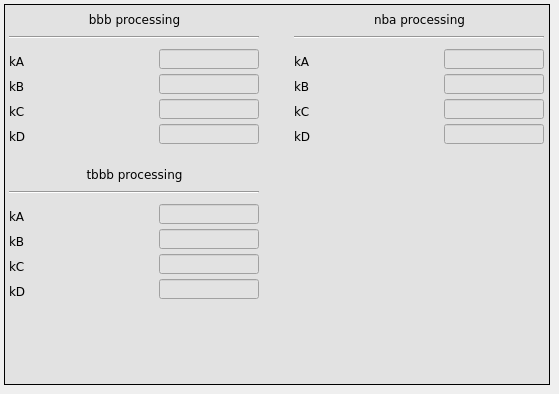
      <widget class="QWidget" name="sc">
       <attribute name="title">
        <string>CH scalling</string>
       </attribute>
       <widget class="caFrame" name="caframe_4">
        <property name="geometry">
         <rect>
          <x>4</x>
          <y>4</y>
          <width>546</width>
          <height>381</height>
         </rect>
        </property>
        <property name="styleSheet">
         <string notr="true">background-color: rgb(226, 226, 226);</string>
        </property>
        <property name="frameShape">
         <enum>QFrame::Box</enum>
        </property>
        <widget class="caTextEntry" name="catextentry_14">
         <property name="geometry">
          <rect>
           <x>155</x>
           <y>95</y>
           <width>100</width>
           <height>20</height>
          </rect>
         </property>
         <property name="font">
          <font>
           <family>DejaVu Sans</family>
           <pointsize>9</pointsize>
           <stylestrategy>PreferDefault</stylestrategy>
          </font>
         </property>
         <property name="alignment">
          <set>Qt::AlignRight|Qt::AlignTrailing|Qt::AlignVCenter</set>
         </property>
         <property name="channel" stdset="0">
          <string notr="true">$(BPM):calibration:bbb:kc</string>
         </property>
         <property name="background">
          <color>
           <red>255</red>
           <green>255</green>
           <blue>255</blue>
          </color>
         </property>
         <property name="colorMode">
          <enum>caLineEdit::Static</enum>
         </property>
         <property name="precision">
          <number>4</number>
         </property>
         <property name="precisionMode">
          <enum>caLineEdit::User</enum>
         </property>
         <property name="limitsMode">
          <enum>caLineEdit::User</enum>
         </property>
         <property name="maxValue">
          <double>2.000000000000000</double>
         </property>
         <property name="minValue">
          <double>0.100000000000000</double>
         </property>
        </widget>
        <widget class="caTextEntry" name="catextentry_15">
         <property name="geometry">
          <rect>
           <x>155</x>
           <y>70</y>
           <width>100</width>
           <height>20</height>
          </rect>
         </property>
         <property name="font">
          <font>
           <family>DejaVu Sans</family>
           <pointsize>9</pointsize>
           <stylestrategy>PreferDefault</stylestrategy>
          </font>
         </property>
         <property name="alignment">
          <set>Qt::AlignRight|Qt::AlignTrailing|Qt::AlignVCenter</set>
         </property>
         <property name="channel" stdset="0">
          <string notr="true">$(BPM):calibration:bbb:kb</string>
         </property>
         <property name="background">
          <color>
           <red>255</red>
           <green>255</green>
           <blue>255</blue>
          </color>
         </property>
         <property name="colorMode">
          <enum>caLineEdit::Static</enum>
         </property>
         <property name="precision">
          <number>4</number>
         </property>
         <property name="precisionMode">
          <enum>caLineEdit::User</enum>
         </property>
         <property name="limitsMode">
          <enum>caLineEdit::User</enum>
         </property>
         <property name="maxValue">
          <double>2.000000000000000</double>
         </property>
         <property name="minValue">
          <double>0.100000000000000</double>
         </property>
        </widget>
        <widget class="QLabel" name="label_21">
         <property name="geometry">
          <rect>
           <x>5</x>
           <y>120</y>
           <width>40</width>
           <height>25</height>
          </rect>
         </property>
         <property name="font">
          <font>
           <family>DejaVu Sans</family>
           <weight>50</weight>
           <bold>false</bold>
          </font>
         </property>
         <property name="text">
          <string>kD</string>
         </property>
        </widget>
        <widget class="QLabel" name="label_25">
         <property name="geometry">
          <rect>
           <x>5</x>
           <y>45</y>
           <width>40</width>
           <height>25</height>
          </rect>
         </property>
         <property name="font">
          <font>
           <family>DejaVu Sans</family>
           <weight>50</weight>
           <bold>false</bold>
          </font>
         </property>
         <property name="text">
          <string>kA</string>
         </property>
        </widget>
        <widget class="caTextEntry" name="catextentry_16">
         <property name="geometry">
          <rect>
           <x>155</x>
           <y>45</y>
           <width>100</width>
           <height>20</height>
          </rect>
         </property>
         <property name="font">
          <font>
           <family>DejaVu Sans</family>
           <pointsize>9</pointsize>
           <stylestrategy>PreferDefault</stylestrategy>
          </font>
         </property>
         <property name="alignment">
          <set>Qt::AlignRight|Qt::AlignTrailing|Qt::AlignVCenter</set>
         </property>
         <property name="channel" stdset="0">
          <string notr="true">$(BPM):calibration:bbb:ka</string>
         </property>
         <property name="background">
          <color>
           <red>255</red>
           <green>255</green>
           <blue>255</blue>
          </color>
         </property>
         <property name="colorMode">
          <enum>caLineEdit::Static</enum>
         </property>
         <property name="precision">
          <number>4</number>
         </property>
         <property name="precisionMode">
          <enum>caLineEdit::User</enum>
         </property>
         <property name="maxValue">
          <double>2.000000000000000</double>
         </property>
         <property name="minValue">
          <double>0.100000000000000</double>
         </property>
        </widget>
        <widget class="QLabel" name="label_26">
         <property name="geometry">
          <rect>
           <x>5</x>
           <y>70</y>
           <width>40</width>
           <height>25</height>
          </rect>
         </property>
         <property name="font">
          <font>
           <family>DejaVu Sans</family>
           <weight>50</weight>
           <bold>false</bold>
          </font>
         </property>
         <property name="text">
          <string>kB</string>
         </property>
        </widget>
        <widget class="QLabel" name="label_27">
         <property name="geometry">
          <rect>
           <x>5</x>
           <y>95</y>
           <width>40</width>
           <height>25</height>
          </rect>
         </property>
         <property name="font">
          <font>
           <family>DejaVu Sans</family>
           <weight>50</weight>
           <bold>false</bold>
          </font>
         </property>
         <property name="text">
          <string>kC</string>
         </property>
        </widget>
        <widget class="caTextEntry" name="catextentry_17">
         <property name="geometry">
          <rect>
           <x>155</x>
           <y>120</y>
           <width>100</width>
           <height>20</height>
          </rect>
         </property>
         <property name="font">
          <font>
           <family>DejaVu Sans</family>
           <pointsize>9</pointsize>
           <stylestrategy>PreferDefault</stylestrategy>
          </font>
         </property>
         <property name="alignment">
          <set>Qt::AlignRight|Qt::AlignTrailing|Qt::AlignVCenter</set>
         </property>
         <property name="channel" stdset="0">
          <string notr="true">$(BPM):calibration:bbb:kd</string>
         </property>
         <property name="background">
          <color>
           <red>255</red>
           <green>255</green>
           <blue>255</blue>
          </color>
         </property>
         <property name="colorMode">
          <enum>caLineEdit::Static</enum>
         </property>
         <property name="precision">
          <number>4</number>
         </property>
         <property name="precisionMode">
          <enum>caLineEdit::User</enum>
         </property>
         <property name="limitsMode">
          <enum>caLineEdit::User</enum>
         </property>
         <property name="maxValue">
          <double>2.000000000000000</double>
         </property>
         <property name="minValue">
          <double>0.100000000000000</double>
         </property>
        </widget>
        <widget class="Line" name="line_8">
         <property name="geometry">
          <rect>
           <x>290</x>
           <y>25</y>
           <width>250</width>
           <height>16</height>
          </rect>
         </property>
         <property name="orientation">
          <enum>Qt::Horizontal</enum>
         </property>
        </widget>
        <widget class="QLabel" name="label_74">
         <property name="geometry">
          <rect>
           <x>290</x>
           <y>5</y>
           <width>251</width>
           <height>20</height>
          </rect>
         </property>
         <property name="font">
          <font>
           <family>DejaVu Sans</family>
           <pointsize>9</pointsize>
          </font>
         </property>
         <property name="text">
          <string>nba processing</string>
         </property>
         <property name="alignment">
          <set>Qt::AlignCenter</set>
         </property>
        </widget>
        <widget class="Line" name="line_9">
         <property name="geometry">
          <rect>
           <x>5</x>
           <y>25</y>
           <width>250</width>
           <height>16</height>
          </rect>
         </property>
         <property name="orientation">
          <enum>Qt::Horizontal</enum>
         </property>
        </widget>
        <widget class="QLabel" name="label_76">
         <property name="geometry">
          <rect>
           <x>5</x>
           <y>5</y>
           <width>251</width>
           <height>21</height>
          </rect>
         </property>
         <property name="font">
          <font>
           <family>DejaVu Sans</family>
           <pointsize>9</pointsize>
          </font>
         </property>
         <property name="text">
          <string>bbb processing</string>
         </property>
         <property name="alignment">
          <set>Qt::AlignCenter</set>
         </property>
        </widget>
        <widget class="QLabel" name="label_29">
         <property name="geometry">
          <rect>
           <x>290</x>
           <y>45</y>
           <width>40</width>
           <height>25</height>
          </rect>
         </property>
         <property name="font">
          <font>
           <family>DejaVu Sans</family>
           <weight>50</weight>
           <bold>false</bold>
          </font>
         </property>
         <property name="text">
          <string>kA</string>
         </property>
        </widget>
        <widget class="caTextEntry" name="catextentry_18">
         <property name="geometry">
          <rect>
           <x>440</x>
           <y>120</y>
           <width>100</width>
           <height>20</height>
          </rect>
         </property>
         <property name="font">
          <font>
           <family>DejaVu Sans</family>
           <pointsize>9</pointsize>
           <stylestrategy>PreferDefault</stylestrategy>
          </font>
         </property>
         <property name="alignment">
          <set>Qt::AlignRight|Qt::AlignTrailing|Qt::AlignVCenter</set>
         </property>
         <property name="channel" stdset="0">
          <string notr="true">$(BPM):calibration:nba:kd</string>
         </property>
         <property name="background">
          <color>
           <red>255</red>
           <green>255</green>
           <blue>255</blue>
          </color>
         </property>
         <property name="colorMode">
          <enum>caLineEdit::Static</enum>
         </property>
         <property name="precision">
          <number>4</number>
         </property>
         <property name="precisionMode">
          <enum>caLineEdit::User</enum>
         </property>
         <property name="limitsMode">
          <enum>caLineEdit::User</enum>
         </property>
         <property name="maxValue">
          <double>2.000000000000000</double>
         </property>
         <property name="minValue">
          <double>0.100000000000000</double>
         </property>
        </widget>
        <widget class="caTextEntry" name="catextentry_19">
         <property name="geometry">
          <rect>
           <x>440</x>
           <y>95</y>
           <width>100</width>
           <height>20</height>
          </rect>
         </property>
         <property name="font">
          <font>
           <family>DejaVu Sans</family>
           <pointsize>9</pointsize>
           <stylestrategy>PreferDefault</stylestrategy>
          </font>
         </property>
         <property name="alignment">
          <set>Qt::AlignRight|Qt::AlignTrailing|Qt::AlignVCenter</set>
         </property>
         <property name="channel" stdset="0">
          <string notr="true">$(BPM):calibration:nba:kc</string>
         </property>
         <property name="background">
          <color>
           <red>255</red>
           <green>255</green>
           <blue>255</blue>
          </color>
         </property>
         <property name="colorMode">
          <enum>caLineEdit::Static</enum>
         </property>
         <property name="precision">
          <number>4</number>
         </property>
         <property name="precisionMode">
          <enum>caLineEdit::User</enum>
         </property>
         <property name="limitsMode">
          <enum>caLineEdit::User</enum>
         </property>
         <property name="maxValue">
          <double>2.000000000000000</double>
         </property>
         <property name="minValue">
          <double>0.100000000000000</double>
         </property>
        </widget>
        <widget class="QLabel" name="label_22">
         <property name="geometry">
          <rect>
           <x>290</x>
           <y>120</y>
           <width>40</width>
           <height>25</height>
          </rect>
         </property>
         <property name="font">
          <font>
           <family>DejaVu Sans</family>
           <weight>50</weight>
           <bold>false</bold>
          </font>
         </property>
         <property name="text">
          <string>kD</string>
         </property>
        </widget>
        <widget class="caTextEntry" name="catextentry_20">
         <property name="geometry">
          <rect>
           <x>440</x>
           <y>45</y>
           <width>100</width>
           <height>20</height>
          </rect>
         </property>
         <property name="font">
          <font>
           <family>DejaVu Sans</family>
           <pointsize>9</pointsize>
           <stylestrategy>PreferDefault</stylestrategy>
          </font>
         </property>
         <property name="alignment">
          <set>Qt::AlignRight|Qt::AlignTrailing|Qt::AlignVCenter</set>
         </property>
         <property name="channel" stdset="0">
          <string notr="true">$(BPM):calibration:nba:ka</string>
         </property>
         <property name="background">
          <color>
           <red>255</red>
           <green>255</green>
           <blue>255</blue>
          </color>
         </property>
         <property name="colorMode">
          <enum>caLineEdit::Static</enum>
         </property>
         <property name="precision">
          <number>4</number>
         </property>
         <property name="precisionMode">
          <enum>caLineEdit::User</enum>
         </property>
         <property name="maxValue">
          <double>2.000000000000000</double>
         </property>
         <property name="minValue">
          <double>0.100000000000000</double>
         </property>
        </widget>
        <widget class="QLabel" name="label_30">
         <property name="geometry">
          <rect>
           <x>290</x>
           <y>70</y>
           <width>40</width>
           <height>25</height>
          </rect>
         </property>
         <property name="font">
          <font>
           <family>DejaVu Sans</family>
           <weight>50</weight>
           <bold>false</bold>
          </font>
         </property>
         <property name="text">
          <string>kB</string>
         </property>
        </widget>
        <widget class="caTextEntry" name="catextentry_21">
         <property name="geometry">
          <rect>
           <x>440</x>
           <y>70</y>
           <width>100</width>
           <height>20</height>
          </rect>
         </property>
         <property name="font">
          <font>
           <family>DejaVu Sans</family>
           <pointsize>9</pointsize>
           <stylestrategy>PreferDefault</stylestrategy>
          </font>
         </property>
         <property name="alignment">
          <set>Qt::AlignRight|Qt::AlignTrailing|Qt::AlignVCenter</set>
         </property>
         <property name="channel" stdset="0">
          <string notr="true">$(BPM):calibration:nba:kb</string>
         </property>
         <property name="background">
          <color>
           <red>255</red>
           <green>255</green>
           <blue>255</blue>
          </color>
         </property>
         <property name="colorMode">
          <enum>caLineEdit::Static</enum>
         </property>
         <property name="precision">
          <number>4</number>
         </property>
         <property name="precisionMode">
          <enum>caLineEdit::User</enum>
         </property>
         <property name="limitsMode">
          <enum>caLineEdit::User</enum>
         </property>
         <property name="maxValue">
          <double>2.000000000000000</double>
         </property>
         <property name="minValue">
          <double>0.100000000000000</double>
         </property>
        </widget>
        <widget class="QLabel" name="label_77">
         <property name="geometry">
          <rect>
           <x>290</x>
           <y>95</y>
           <width>40</width>
           <height>25</height>
          </rect>
         </property>
         <property name="font">
          <font>
           <family>DejaVu Sans</family>
           <weight>50</weight>
           <bold>false</bold>
          </font>
         </property>
         <property name="text">
          <string>kC</string>
         </property>
        </widget>
        <widget class="Line" name="line_13">
         <property name="geometry">
          <rect>
           <x>5</x>
           <y>180</y>
           <width>250</width>
           <height>16</height>
          </rect>
         </property>
         <property name="orientation">
          <enum>Qt::Horizontal</enum>
         </property>
        </widget>
        <widget class="QLabel" name="label_95">
         <property name="geometry">
          <rect>
           <x>5</x>
           <y>200</y>
           <width>40</width>
           <height>25</height>
          </rect>
         </property>
         <property name="font">
          <font>
           <family>DejaVu Sans</family>
           <weight>50</weight>
           <bold>false</bold>
          </font>
         </property>
         <property name="text">
          <string>kA</string>
         </property>
        </widget>
        <widget class="caTextEntry" name="catextentry_22">
         <property name="geometry">
          <rect>
           <x>155</x>
           <y>225</y>
           <width>100</width>
           <height>20</height>
          </rect>
         </property>
         <property name="font">
          <font>
           <family>DejaVu Sans</family>
           <pointsize>9</pointsize>
           <stylestrategy>PreferDefault</stylestrategy>
          </font>
         </property>
         <property name="alignment">
          <set>Qt::AlignRight|Qt::AlignTrailing|Qt::AlignVCenter</set>
         </property>
         <property name="channel" stdset="0">
          <string notr="true">$(BPM):calibration:tbbb:kb</string>
         </property>
         <property name="background">
          <color>
           <red>255</red>
           <green>255</green>
           <blue>255</blue>
          </color>
         </property>
         <property name="colorMode">
          <enum>caLineEdit::Static</enum>
         </property>
         <property name="precision">
          <number>4</number>
         </property>
         <property name="precisionMode">
          <enum>caLineEdit::User</enum>
         </property>
         <property name="limitsMode">
          <enum>caLineEdit::User</enum>
         </property>
         <property name="maxValue">
          <double>2.000000000000000</double>
         </property>
         <property name="minValue">
          <double>0.100000000000000</double>
         </property>
        </widget>
        <widget class="caTextEntry" name="catextentry_23">
         <property name="geometry">
          <rect>
           <x>155</x>
           <y>275</y>
           <width>100</width>
           <height>20</height>
          </rect>
         </property>
         <property name="font">
          <font>
           <family>DejaVu Sans</family>
           <pointsize>9</pointsize>
           <stylestrategy>PreferDefault</stylestrategy>
          </font>
         </property>
         <property name="alignment">
          <set>Qt::AlignRight|Qt::AlignTrailing|Qt::AlignVCenter</set>
         </property>
         <property name="channel" stdset="0">
          <string notr="true">$(BPM):calibration:tbbb:kd</string>
         </property>
         <property name="background">
          <color>
           <red>255</red>
           <green>255</green>
           <blue>255</blue>
          </color>
         </property>
         <property name="colorMode">
          <enum>caLineEdit::Static</enum>
         </property>
         <property name="precision">
          <number>4</number>
         </property>
         <property name="precisionMode">
          <enum>caLineEdit::User</enum>
         </property>
         <property name="limitsMode">
          <enum>caLineEdit::User</enum>
         </property>
         <property name="maxValue">
          <double>2.000000000000000</double>
         </property>
         <property name="minValue">
          <double>0.100000000000000</double>
         </property>
        </widget>
        <widget class="QLabel" name="label_96">
         <property name="geometry">
          <rect>
           <x>5</x>
           <y>250</y>
           <width>40</width>
           <height>25</height>
          </rect>
         </property>
         <property name="font">
          <font>
           <family>DejaVu Sans</family>
           <weight>50</weight>
           <bold>false</bold>
          </font>
         </property>
         <property name="text">
          <string>kC</string>
         </property>
        </widget>
        <widget class="caTextEntry" name="catextentry_24">
         <property name="geometry">
          <rect>
           <x>155</x>
           <y>200</y>
           <width>100</width>
           <height>20</height>
          </rect>
         </property>
         <property name="font">
          <font>
           <family>DejaVu Sans</family>
           <pointsize>9</pointsize>
           <stylestrategy>PreferDefault</stylestrategy>
          </font>
         </property>
         <property name="alignment">
          <set>Qt::AlignRight|Qt::AlignTrailing|Qt::AlignVCenter</set>
         </property>
         <property name="channel" stdset="0">
          <string notr="true">$(BPM):calibration:tbbb:ka</string>
         </property>
         <property name="background">
          <color>
           <red>255</red>
           <green>255</green>
           <blue>255</blue>
          </color>
         </property>
         <property name="colorMode">
          <enum>caLineEdit::Static</enum>
         </property>
         <property name="precision">
          <number>4</number>
         </property>
         <property name="precisionMode">
          <enum>caLineEdit::User</enum>
         </property>
         <property name="maxValue">
          <double>2.000000000000000</double>
         </property>
         <property name="minValue">
          <double>0.100000000000000</double>
         </property>
        </widget>
        <widget class="QLabel" name="label_97">
         <property name="geometry">
          <rect>
           <x>5</x>
           <y>225</y>
           <width>40</width>
           <height>25</height>
          </rect>
         </property>
         <property name="font">
          <font>
           <family>DejaVu Sans</family>
           <weight>50</weight>
           <bold>false</bold>
          </font>
         </property>
         <property name="text">
          <string>kB</string>
         </property>
        </widget>
        <widget class="caTextEntry" name="catextentry_25">
         <property name="geometry">
          <rect>
           <x>155</x>
           <y>250</y>
           <width>100</width>
           <height>20</height>
          </rect>
         </property>
         <property name="font">
          <font>
           <family>DejaVu Sans</family>
           <pointsize>9</pointsize>
           <stylestrategy>PreferDefault</stylestrategy>
          </font>
         </property>
         <property name="alignment">
          <set>Qt::AlignRight|Qt::AlignTrailing|Qt::AlignVCenter</set>
         </property>
         <property name="channel" stdset="0">
          <string notr="true">$(BPM):calibration:tbbb:kc</string>
         </property>
         <property name="background">
          <color>
           <red>255</red>
           <green>255</green>
           <blue>255</blue>
          </color>
         </property>
         <property name="colorMode">
          <enum>caLineEdit::Static</enum>
         </property>
         <property name="precision">
          <number>4</number>
         </property>
         <property name="precisionMode">
          <enum>caLineEdit::User</enum>
         </property>
         <property name="limitsMode">
          <enum>caLineEdit::User</enum>
         </property>
         <property name="maxValue">
          <double>2.000000000000000</double>
         </property>
         <property name="minValue">
          <double>0.100000000000000</double>
         </property>
        </widget>
        <widget class="QLabel" name="label_98">
         <property name="geometry">
          <rect>
           <x>5</x>
           <y>160</y>
           <width>251</width>
           <height>21</height>
          </rect>
         </property>
         <property name="font">
          <font>
           <family>DejaVu Sans</family>
           <pointsize>9</pointsize>
          </font>
         </property>
         <property name="text">
          <string>tbbb processing</string>
         </property>
         <property name="alignment">
          <set>Qt::AlignCenter</set>
         </property>
        </widget>
        <widget class="QLabel" name="label_23">
         <property name="geometry">
          <rect>
           <x>5</x>
           <y>275</y>
           <width>40</width>
           <height>25</height>
          </rect>
         </property>
         <property name="font">
          <font>
           <family>DejaVu Sans</family>
           <weight>50</weight>
           <bold>false</bold>
          </font>
         </property>
         <property name="text">
          <string>kD</string>
         </property>
        </widget>
       </widget>
      </widget>
